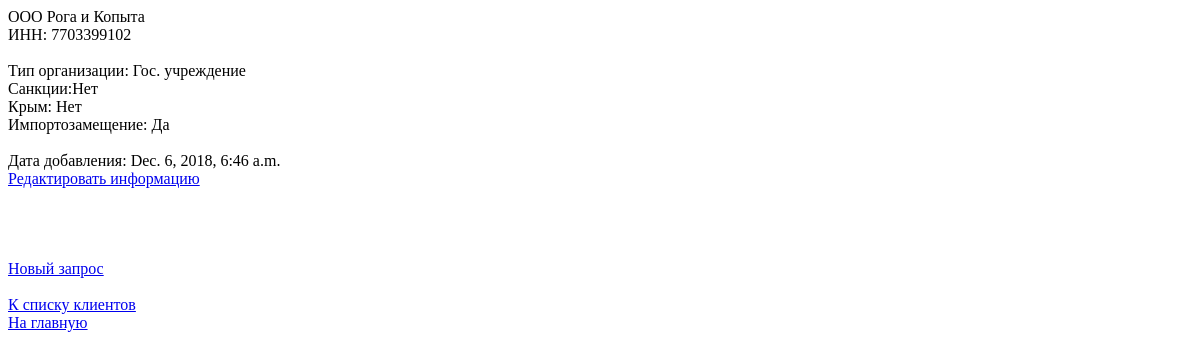
The app's page /clients/1/ (signed in), older data.
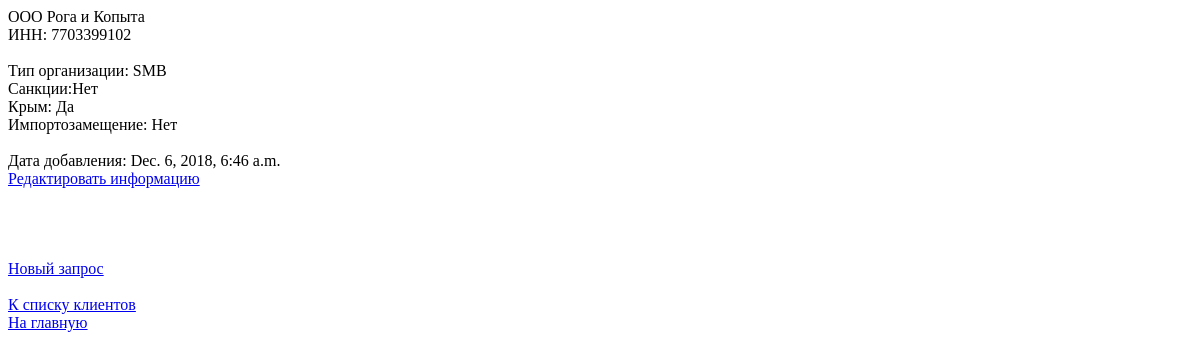
The same page, newer data.
### survey/models.py (models this page shows, shortened)
class Client(models.Model):
    objects = models.Manager()
    ORG_TYPES = (
        (u'Государственная', (
                             (u'Силовики', u'Силовики'),
                             (u'Гос. компания', u'Гос. компания'),
                             (u'Гос. учреждение', u'Гос. учреждение'),
                              )),
        (u'Негосударственная', (
                              (u'Ген. подрядчик', u'Ген. подрядчик'),
                              (u'Частная компания', u'Частная компания'),
                              (u'SMB', u'SMB'),
                              )),
        )
    ORG_FORMS = (
        (u'ООО', u'ООО'),
        (u'ОАО', u'ОАО'),
        (u'ПАО', u'ПАО'),
        (u'ЗАО', u'ЗАО'),
        (u'АО', u'АО'),
    )
    DANET = (
        (u'Да', u'Да'),
        (u'Нет', u'Нет'),
        (u'?', u'?'),
    )
    form = models.CharField(verbose_name=u'Форма', max_length=16, choices=ORG_FORMS)  # !!! дополнить выпадающий список
    name = models.CharField(verbose_name=u'Название организации', max_length=128)
    inn = models.IntegerField(verbose_name=u'ИНН')  # посмотреть API налоговой для проверки фирмы
    basic_survey = models.BooleanField(verbose_name=u'Базовый опрос пройден', default=False)
    type = models.CharField(verbose_name=u'Тип организации', max_length=64, choices=ORG_TYPES, blank=True)
    sanctions = models.CharField(verbose_name=u'Санкции', max_length=6, blank=True, choices=DANET)
    crimea = models.CharField(verbose_name=u'Крым', max_length=6, blank=True, choices=DANET)
    imp = models.CharField(verbose_name=u'Импортозамещение', max_length=6, blank=True, choices=DANET)
    added_at = models.DateTimeField(auto_now_add=True)
    changed_at = models.DateTimeField(auto_now=True)
    manager = models.ForeignKey(User, on_delete=models.DO_NOTHING, null=True, blank=True)
    class Meta:
        verbose_name = u'Клиент'
        verbose_name_plural = u'Клиенты'
        ordering = ['name']

### survey/views.py (the view)
# urls.py: url(r'^clients/(?P<num>[0-9]+)/$', login_required(views.client), name='client-detail'),
def client(request, num):
    c = get_object_or_404(Client, id=num)
    changes = ClientChange.objects.filter(client=c)
    return render(request, 'client_detail.html', {'client': c,
                                                  'changes': changes})

### survey/templatetags/get_verbose_name.py (called while the page is built)
@register.tag
def model_field_verbose_name(parser, token):
    return _get_model_field_attr('model_field_verbose_name', 'verbose_name', token)

def _get_model_field_attr(tag_name, attr_name, token):
    tokens = token.split_contents()
    tokens_num = len(tokens)
    if tokens_num not in (3, 5):
        raise template.TemplateSyntaxError(
            '`%(tag_name)s` tag requires two or four arguments. '
            'E.g.: {%% %(tag_name)s from model.field %%} or {%% %(tag_name)s from model.field as myvar %%}.'
            % {'tag_name': tag_name}
        )
    field = tokens[2]
    as_var = None
    tokens = tokens[3:]
    if len(tokens) >= 2 and tokens[-2] == 'as':
        as_var = tokens[-1]
    return FieldAttrNode(field, attr_name, tag_name, as_var)

### survey/templates/client_detail.html (shortened to what this page needs)
<!DOCTYPE html>
<html lang="en">
<head>
</head>
<body>
{% load get_verbose_name %}
{{ client.form }} {{ client.name }}</br>
{% model_field_verbose_name from client.inn %}: {{ client.inn }}
{% block basic_info %}
{% model_field_verbose_name from client.type %}: {{ client.type }} </br>
{% model_field_verbose_name from client.sanctions %}:{{ client.sanctions }} </br>
{% model_field_verbose_name from client.crimea %}: {{ client.crimea }} </br>
{% model_field_verbose_name from client.imp %}: {{ client.imp }} </br>
Дата добавления: {{ client.added_at }} </br>
{% if client.basic_survey %}
<a href="client-info-edit/">Редактировать информацию</a>
{% endif %}
{% endblock %}
{% if client.basic_survey %}
<a href="new-query/">Новый запрос</a>
{% endif %}
<a href="/clients/">К списку клиентов</a></br>
<a href="/main/">На главную</a>
</body>
</html>

Row changes from the older to the newer data that the page shows:
changed Client "ООО": type "Гос. учреждение" → "SMB"; crimea "Нет" → "Да"; imp "Да" → "Нет"
